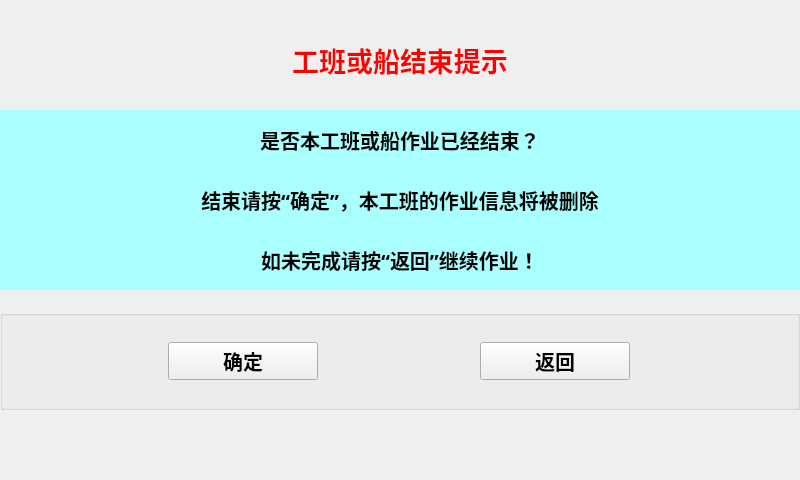
<?xml version="1.0" encoding="UTF-8"?>
<ui version="4.0">
 <class>CompleteWork</class>
 <widget class="QWidget" name="CompleteWork">
  <property name="geometry">
   <rect>
    <x>0</x>
    <y>0</y>
    <width>800</width>
    <height>480</height>
   </rect>
  </property>
  <property name="windowTitle">
   <string>Form</string>
  </property>
  <widget class="QLabel" name="label">
   <property name="geometry">
    <rect>
     <x>0</x>
     <y>0</y>
     <width>800</width>
     <height>120</height>
    </rect>
   </property>
   <property name="palette">
    <palette>
     <active>
      <colorrole role="WindowText">
       <brush brushstyle="SolidPattern">
        <color alpha="255">
         <red>255</red>
         <green>0</green>
         <blue>0</blue>
        </color>
       </brush>
      </colorrole>
      <colorrole role="Text">
       <brush brushstyle="SolidPattern">
        <color alpha="255">
         <red>255</red>
         <green>0</green>
         <blue>0</blue>
        </color>
       </brush>
      </colorrole>
     </active>
     <inactive>
      <colorrole role="WindowText">
       <brush brushstyle="SolidPattern">
        <color alpha="255">
         <red>255</red>
         <green>0</green>
         <blue>0</blue>
        </color>
       </brush>
      </colorrole>
      <colorrole role="Text">
       <brush brushstyle="SolidPattern">
        <color alpha="255">
         <red>255</red>
         <green>0</green>
         <blue>0</blue>
        </color>
       </brush>
      </colorrole>
     </inactive>
     <disabled>
      <colorrole role="WindowText">
       <brush brushstyle="SolidPattern">
        <color alpha="255">
         <red>120</red>
         <green>120</green>
         <blue>120</blue>
        </color>
       </brush>
      </colorrole>
      <colorrole role="Text">
       <brush brushstyle="SolidPattern">
        <color alpha="255">
         <red>120</red>
         <green>120</green>
         <blue>120</blue>
        </color>
       </brush>
      </colorrole>
     </disabled>
    </palette>
   </property>
   <property name="font">
    <font>
     <pointsize>20</pointsize>
     <weight>75</weight>
     <italic>false</italic>
     <bold>true</bold>
     <underline>false</underline>
     <strikeout>false</strikeout>
     <kerning>true</kerning>
    </font>
   </property>
   <property name="autoFillBackground">
    <bool>true</bool>
   </property>
   <property name="text">
    <string>工班或船结束提示</string>
   </property>
   <property name="textFormat">
    <enum>Qt::AutoText</enum>
   </property>
   <property name="scaledContents">
    <bool>false</bool>
   </property>
   <property name="alignment">
    <set>Qt::AlignCenter</set>
   </property>
   <property name="wordWrap">
    <bool>false</bool>
   </property>
  </widget>
  <widget class="QLabel" name="label_2">
   <property name="geometry">
    <rect>
     <x>0</x>
     <y>110</y>
     <width>800</width>
     <height>60</height>
    </rect>
   </property>
   <property name="palette">
    <palette>
     <active>
      <colorrole role="WindowText">
       <brush brushstyle="SolidPattern">
        <color alpha="255">
         <red>0</red>
         <green>0</green>
         <blue>0</blue>
        </color>
       </brush>
      </colorrole>
      <colorrole role="Button">
       <brush brushstyle="SolidPattern">
        <color alpha="255">
         <red>170</red>
         <green>255</green>
         <blue>255</blue>
        </color>
       </brush>
      </colorrole>
      <colorrole role="Light">
       <brush brushstyle="SolidPattern">
        <color alpha="255">
         <red>255</red>
         <green>255</green>
         <blue>255</blue>
        </color>
       </brush>
      </colorrole>
      <colorrole role="Midlight">
       <brush brushstyle="SolidPattern">
        <color alpha="255">
         <red>212</red>
         <green>255</green>
         <blue>255</blue>
        </color>
       </brush>
      </colorrole>
      <colorrole role="Dark">
       <brush brushstyle="SolidPattern">
        <color alpha="255">
         <red>85</red>
         <green>127</green>
         <blue>127</blue>
        </color>
       </brush>
      </colorrole>
      <colorrole role="Mid">
       <brush brushstyle="SolidPattern">
        <color alpha="255">
         <red>113</red>
         <green>170</green>
         <blue>170</blue>
        </color>
       </brush>
      </colorrole>
      <colorrole role="Text">
       <brush brushstyle="SolidPattern">
        <color alpha="255">
         <red>0</red>
         <green>0</green>
         <blue>0</blue>
        </color>
       </brush>
      </colorrole>
      <colorrole role="BrightText">
       <brush brushstyle="SolidPattern">
        <color alpha="255">
         <red>255</red>
         <green>255</green>
         <blue>255</blue>
        </color>
       </brush>
      </colorrole>
      <colorrole role="ButtonText">
       <brush brushstyle="SolidPattern">
        <color alpha="255">
         <red>0</red>
         <green>0</green>
         <blue>0</blue>
        </color>
       </brush>
      </colorrole>
      <colorrole role="Base">
       <brush brushstyle="SolidPattern">
        <color alpha="255">
         <red>255</red>
         <green>255</green>
         <blue>255</blue>
        </color>
       </brush>
      </colorrole>
      <colorrole role="Window">
       <brush brushstyle="SolidPattern">
        <color alpha="255">
         <red>170</red>
         <green>255</green>
         <blue>255</blue>
        </color>
       </brush>
      </colorrole>
      <colorrole role="Shadow">
       <brush brushstyle="SolidPattern">
        <color alpha="255">
         <red>0</red>
         <green>0</green>
         <blue>0</blue>
        </color>
       </brush>
      </colorrole>
      <colorrole role="AlternateBase">
       <brush brushstyle="SolidPattern">
        <color alpha="255">
         <red>212</red>
         <green>255</green>
         <blue>255</blue>
        </color>
       </brush>
      </colorrole>
      <colorrole role="ToolTipBase">
       <brush brushstyle="SolidPattern">
        <color alpha="255">
         <red>255</red>
         <green>255</green>
         <blue>220</blue>
        </color>
       </brush>
      </colorrole>
      <colorrole role="ToolTipText">
       <brush brushstyle="SolidPattern">
        <color alpha="255">
         <red>0</red>
         <green>0</green>
         <blue>0</blue>
        </color>
       </brush>
      </colorrole>
     </active>
     <inactive>
      <colorrole role="WindowText">
       <brush brushstyle="SolidPattern">
        <color alpha="255">
         <red>0</red>
         <green>0</green>
         <blue>0</blue>
        </color>
       </brush>
      </colorrole>
      <colorrole role="Button">
       <brush brushstyle="SolidPattern">
        <color alpha="255">
         <red>170</red>
         <green>255</green>
         <blue>255</blue>
        </color>
       </brush>
      </colorrole>
      <colorrole role="Light">
       <brush brushstyle="SolidPattern">
        <color alpha="255">
         <red>255</red>
         <green>255</green>
         <blue>255</blue>
        </color>
       </brush>
      </colorrole>
      <colorrole role="Midlight">
       <brush brushstyle="SolidPattern">
        <color alpha="255">
         <red>212</red>
         <green>255</green>
         <blue>255</blue>
        </color>
       </brush>
      </colorrole>
      <colorrole role="Dark">
       <brush brushstyle="SolidPattern">
        <color alpha="255">
         <red>85</red>
         <green>127</green>
         <blue>127</blue>
        </color>
       </brush>
      </colorrole>
      <colorrole role="Mid">
       <brush brushstyle="SolidPattern">
        <color alpha="255">
         <red>113</red>
         <green>170</green>
         <blue>170</blue>
        </color>
       </brush>
      </colorrole>
      <colorrole role="Text">
       <brush brushstyle="SolidPattern">
        <color alpha="255">
         <red>0</red>
         <green>0</green>
         <blue>0</blue>
        </color>
       </brush>
      </colorrole>
      <colorrole role="BrightText">
       <brush brushstyle="SolidPattern">
        <color alpha="255">
         <red>255</red>
         <green>255</green>
         <blue>255</blue>
        </color>
       </brush>
      </colorrole>
      <colorrole role="ButtonText">
       <brush brushstyle="SolidPattern">
        <color alpha="255">
         <red>0</red>
         <green>0</green>
         <blue>0</blue>
        </color>
       </brush>
      </colorrole>
      <colorrole role="Base">
       <brush brushstyle="SolidPattern">
        <color alpha="255">
         <red>255</red>
         <green>255</green>
         <blue>255</blue>
        </color>
       </brush>
      </colorrole>
      <colorrole role="Window">
       <brush brushstyle="SolidPattern">
        <color alpha="255">
         <red>170</red>
         <green>255</green>
         <blue>255</blue>
        </color>
       </brush>
      </colorrole>
      <colorrole role="Shadow">
       <brush brushstyle="SolidPattern">
        <color alpha="255">
         <red>0</red>
         <green>0</green>
         <blue>0</blue>
        </color>
       </brush>
      </colorrole>
      <colorrole role="AlternateBase">
       <brush brushstyle="SolidPattern">
        <color alpha="255">
         <red>212</red>
         <green>255</green>
         <blue>255</blue>
        </color>
       </brush>
      </colorrole>
      <colorrole role="ToolTipBase">
       <brush brushstyle="SolidPattern">
        <color alpha="255">
         <red>255</red>
         <green>255</green>
         <blue>220</blue>
        </color>
       </brush>
      </colorrole>
      <colorrole role="ToolTipText">
       <brush brushstyle="SolidPattern">
        <color alpha="255">
         <red>0</red>
         <green>0</green>
         <blue>0</blue>
        </color>
       </brush>
      </colorrole>
     </inactive>
     <disabled>
      <colorrole role="WindowText">
       <brush brushstyle="SolidPattern">
        <color alpha="255">
         <red>85</red>
         <green>127</green>
         <blue>127</blue>
        </color>
       </brush>
      </colorrole>
      <colorrole role="Button">
       <brush brushstyle="SolidPattern">
        <color alpha="255">
         <red>170</red>
         <green>255</green>
         <blue>255</blue>
        </color>
       </brush>
      </colorrole>
      <colorrole role="Light">
       <brush brushstyle="SolidPattern">
        <color alpha="255">
         <red>255</red>
         <green>255</green>
         <blue>255</blue>
        </color>
       </brush>
      </colorrole>
      <colorrole role="Midlight">
       <brush brushstyle="SolidPattern">
        <color alpha="255">
         <red>212</red>
         <green>255</green>
         <blue>255</blue>
        </color>
       </brush>
      </colorrole>
      <colorrole role="Dark">
       <brush brushstyle="SolidPattern">
        <color alpha="255">
         <red>85</red>
         <green>127</green>
         <blue>127</blue>
        </color>
       </brush>
      </colorrole>
      <colorrole role="Mid">
       <brush brushstyle="SolidPattern">
        <color alpha="255">
         <red>113</red>
         <green>170</green>
         <blue>170</blue>
        </color>
       </brush>
      </colorrole>
      <colorrole role="Text">
       <brush brushstyle="SolidPattern">
        <color alpha="255">
         <red>85</red>
         <green>127</green>
         <blue>127</blue>
        </color>
       </brush>
      </colorrole>
      <colorrole role="BrightText">
       <brush brushstyle="SolidPattern">
        <color alpha="255">
         <red>255</red>
         <green>255</green>
         <blue>255</blue>
        </color>
       </brush>
      </colorrole>
      <colorrole role="ButtonText">
       <brush brushstyle="SolidPattern">
        <color alpha="255">
         <red>85</red>
         <green>127</green>
         <blue>127</blue>
        </color>
       </brush>
      </colorrole>
      <colorrole role="Base">
       <brush brushstyle="SolidPattern">
        <color alpha="255">
         <red>170</red>
         <green>255</green>
         <blue>255</blue>
        </color>
       </brush>
      </colorrole>
      <colorrole role="Window">
       <brush brushstyle="SolidPattern">
        <color alpha="255">
         <red>170</red>
         <green>255</green>
         <blue>255</blue>
        </color>
       </brush>
      </colorrole>
      <colorrole role="Shadow">
       <brush brushstyle="SolidPattern">
        <color alpha="255">
         <red>0</red>
         <green>0</green>
         <blue>0</blue>
        </color>
       </brush>
      </colorrole>
      <colorrole role="AlternateBase">
       <brush brushstyle="SolidPattern">
        <color alpha="255">
         <red>170</red>
         <green>255</green>
         <blue>255</blue>
        </color>
       </brush>
      </colorrole>
      <colorrole role="ToolTipBase">
       <brush brushstyle="SolidPattern">
        <color alpha="255">
         <red>255</red>
         <green>255</green>
         <blue>220</blue>
        </color>
       </brush>
      </colorrole>
      <colorrole role="ToolTipText">
       <brush brushstyle="SolidPattern">
        <color alpha="255">
         <red>0</red>
         <green>0</green>
         <blue>0</blue>
        </color>
       </brush>
      </colorrole>
     </disabled>
    </palette>
   </property>
   <property name="font">
    <font>
     <family>Adobe 宋体 Std L</family>
     <pointsize>15</pointsize>
     <weight>75</weight>
     <bold>true</bold>
    </font>
   </property>
   <property name="autoFillBackground">
    <bool>true</bool>
   </property>
   <property name="text">
    <string>是否本工班或船作业已经结束？</string>
   </property>
   <property name="alignment">
    <set>Qt::AlignCenter</set>
   </property>
  </widget>
  <widget class="QLabel" name="label_3">
   <property name="geometry">
    <rect>
     <x>0</x>
     <y>170</y>
     <width>800</width>
     <height>60</height>
    </rect>
   </property>
   <property name="palette">
    <palette>
     <active>
      <colorrole role="WindowText">
       <brush brushstyle="SolidPattern">
        <color alpha="255">
         <red>0</red>
         <green>0</green>
         <blue>0</blue>
        </color>
       </brush>
      </colorrole>
      <colorrole role="Button">
       <brush brushstyle="SolidPattern">
        <color alpha="255">
         <red>170</red>
         <green>255</green>
         <blue>255</blue>
        </color>
       </brush>
      </colorrole>
      <colorrole role="Light">
       <brush brushstyle="SolidPattern">
        <color alpha="255">
         <red>255</red>
         <green>255</green>
         <blue>255</blue>
        </color>
       </brush>
      </colorrole>
      <colorrole role="Midlight">
       <brush brushstyle="SolidPattern">
        <color alpha="255">
         <red>212</red>
         <green>255</green>
         <blue>255</blue>
        </color>
       </brush>
      </colorrole>
      <colorrole role="Dark">
       <brush brushstyle="SolidPattern">
        <color alpha="255">
         <red>85</red>
         <green>127</green>
         <blue>127</blue>
        </color>
       </brush>
      </colorrole>
      <colorrole role="Mid">
       <brush brushstyle="SolidPattern">
        <color alpha="255">
         <red>113</red>
         <green>170</green>
         <blue>170</blue>
        </color>
       </brush>
      </colorrole>
      <colorrole role="Text">
       <brush brushstyle="SolidPattern">
        <color alpha="255">
         <red>0</red>
         <green>0</green>
         <blue>0</blue>
        </color>
       </brush>
      </colorrole>
      <colorrole role="BrightText">
       <brush brushstyle="SolidPattern">
        <color alpha="255">
         <red>255</red>
         <green>255</green>
         <blue>255</blue>
        </color>
       </brush>
      </colorrole>
      <colorrole role="ButtonText">
       <brush brushstyle="SolidPattern">
        <color alpha="255">
         <red>0</red>
         <green>0</green>
         <blue>0</blue>
        </color>
       </brush>
      </colorrole>
      <colorrole role="Base">
       <brush brushstyle="SolidPattern">
        <color alpha="255">
         <red>255</red>
         <green>255</green>
         <blue>255</blue>
        </color>
       </brush>
      </colorrole>
      <colorrole role="Window">
       <brush brushstyle="SolidPattern">
        <color alpha="255">
         <red>170</red>
         <green>255</green>
         <blue>255</blue>
        </color>
       </brush>
      </colorrole>
      <colorrole role="Shadow">
       <brush brushstyle="SolidPattern">
        <color alpha="255">
         <red>0</red>
         <green>0</green>
         <blue>0</blue>
        </color>
       </brush>
      </colorrole>
      <colorrole role="AlternateBase">
       <brush brushstyle="SolidPattern">
        <color alpha="255">
         <red>212</red>
         <green>255</green>
         <blue>255</blue>
        </color>
       </brush>
      </colorrole>
      <colorrole role="ToolTipBase">
       <brush brushstyle="SolidPattern">
        <color alpha="255">
         <red>255</red>
         <green>255</green>
         <blue>220</blue>
        </color>
       </brush>
      </colorrole>
      <colorrole role="ToolTipText">
       <brush brushstyle="SolidPattern">
        <color alpha="255">
         <red>0</red>
         <green>0</green>
         <blue>0</blue>
        </color>
       </brush>
      </colorrole>
     </active>
     <inactive>
      <colorrole role="WindowText">
       <brush brushstyle="SolidPattern">
        <color alpha="255">
         <red>0</red>
         <green>0</green>
         <blue>0</blue>
        </color>
       </brush>
      </colorrole>
      <colorrole role="Button">
       <brush brushstyle="SolidPattern">
        <color alpha="255">
         <red>170</red>
         <green>255</green>
         <blue>255</blue>
        </color>
       </brush>
      </colorrole>
      <colorrole role="Light">
       <brush brushstyle="SolidPattern">
        <color alpha="255">
         <red>255</red>
         <green>255</green>
         <blue>255</blue>
        </color>
       </brush>
      </colorrole>
      <colorrole role="Midlight">
       <brush brushstyle="SolidPattern">
        <color alpha="255">
         <red>212</red>
         <green>255</green>
         <blue>255</blue>
        </color>
       </brush>
      </colorrole>
      <colorrole role="Dark">
       <brush brushstyle="SolidPattern">
        <color alpha="255">
         <red>85</red>
         <green>127</green>
         <blue>127</blue>
        </color>
       </brush>
      </colorrole>
      <colorrole role="Mid">
       <brush brushstyle="SolidPattern">
        <color alpha="255">
         <red>113</red>
         <green>170</green>
         <blue>170</blue>
        </color>
       </brush>
      </colorrole>
      <colorrole role="Text">
       <brush brushstyle="SolidPattern">
        <color alpha="255">
         <red>0</red>
         <green>0</green>
         <blue>0</blue>
        </color>
       </brush>
      </colorrole>
      <colorrole role="BrightText">
       <brush brushstyle="SolidPattern">
        <color alpha="255">
         <red>255</red>
         <green>255</green>
         <blue>255</blue>
        </color>
       </brush>
      </colorrole>
      <colorrole role="ButtonText">
       <brush brushstyle="SolidPattern">
        <color alpha="255">
         <red>0</red>
         <green>0</green>
         <blue>0</blue>
        </color>
       </brush>
      </colorrole>
      <colorrole role="Base">
       <brush brushstyle="SolidPattern">
        <color alpha="255">
         <red>255</red>
         <green>255</green>
         <blue>255</blue>
        </color>
       </brush>
      </colorrole>
      <colorrole role="Window">
       <brush brushstyle="SolidPattern">
        <color alpha="255">
         <red>170</red>
         <green>255</green>
         <blue>255</blue>
        </color>
       </brush>
      </colorrole>
      <colorrole role="Shadow">
       <brush brushstyle="SolidPattern">
        <color alpha="255">
         <red>0</red>
         <green>0</green>
         <blue>0</blue>
        </color>
       </brush>
      </colorrole>
      <colorrole role="AlternateBase">
       <brush brushstyle="SolidPattern">
        <color alpha="255">
         <red>212</red>
         <green>255</green>
         <blue>255</blue>
        </color>
       </brush>
      </colorrole>
      <colorrole role="ToolTipBase">
       <brush brushstyle="SolidPattern">
        <color alpha="255">
         <red>255</red>
         <green>255</green>
         <blue>220</blue>
        </color>
       </brush>
      </colorrole>
      <colorrole role="ToolTipText">
       <brush brushstyle="SolidPattern">
        <color alpha="255">
         <red>0</red>
         <green>0</green>
         <blue>0</blue>
        </color>
       </brush>
      </colorrole>
     </inactive>
     <disabled>
      <colorrole role="WindowText">
       <brush brushstyle="SolidPattern">
        <color alpha="255">
         <red>85</red>
         <green>127</green>
         <blue>127</blue>
        </color>
       </brush>
      </colorrole>
      <colorrole role="Button">
       <brush brushstyle="SolidPattern">
        <color alpha="255">
         <red>170</red>
         <green>255</green>
         <blue>255</blue>
        </color>
       </brush>
      </colorrole>
      <colorrole role="Light">
       <brush brushstyle="SolidPattern">
        <color alpha="255">
         <red>255</red>
         <green>255</green>
         <blue>255</blue>
        </color>
       </brush>
      </colorrole>
      <colorrole role="Midlight">
       <brush brushstyle="SolidPattern">
        <color alpha="255">
         <red>212</red>
         <green>255</green>
         <blue>255</blue>
        </color>
       </brush>
      </colorrole>
      <colorrole role="Dark">
       <brush brushstyle="SolidPattern">
        <color alpha="255">
         <red>85</red>
         <green>127</green>
         <blue>127</blue>
        </color>
       </brush>
      </colorrole>
      <colorrole role="Mid">
       <brush brushstyle="SolidPattern">
        <color alpha="255">
         <red>113</red>
         <green>170</green>
         <blue>170</blue>
        </color>
       </brush>
      </colorrole>
      <colorrole role="Text">
       <brush brushstyle="SolidPattern">
        <color alpha="255">
         <red>85</red>
         <green>127</green>
         <blue>127</blue>
        </color>
       </brush>
      </colorrole>
      <colorrole role="BrightText">
       <brush brushstyle="SolidPattern">
        <color alpha="255">
         <red>255</red>
         <green>255</green>
         <blue>255</blue>
        </color>
       </brush>
      </colorrole>
      <colorrole role="ButtonText">
       <brush brushstyle="SolidPattern">
        <color alpha="255">
         <red>85</red>
         <green>127</green>
         <blue>127</blue>
        </color>
       </brush>
      </colorrole>
      <colorrole role="Base">
       <brush brushstyle="SolidPattern">
        <color alpha="255">
         <red>170</red>
         <green>255</green>
         <blue>255</blue>
        </color>
       </brush>
      </colorrole>
      <colorrole role="Window">
       <brush brushstyle="SolidPattern">
        <color alpha="255">
         <red>170</red>
         <green>255</green>
         <blue>255</blue>
        </color>
       </brush>
      </colorrole>
      <colorrole role="Shadow">
       <brush brushstyle="SolidPattern">
        <color alpha="255">
         <red>0</red>
         <green>0</green>
         <blue>0</blue>
        </color>
       </brush>
      </colorrole>
      <colorrole role="AlternateBase">
       <brush brushstyle="SolidPattern">
        <color alpha="255">
         <red>170</red>
         <green>255</green>
         <blue>255</blue>
        </color>
       </brush>
      </colorrole>
      <colorrole role="ToolTipBase">
       <brush brushstyle="SolidPattern">
        <color alpha="255">
         <red>255</red>
         <green>255</green>
         <blue>220</blue>
        </color>
       </brush>
      </colorrole>
      <colorrole role="ToolTipText">
       <brush brushstyle="SolidPattern">
        <color alpha="255">
         <red>0</red>
         <green>0</green>
         <blue>0</blue>
        </color>
       </brush>
      </colorrole>
     </disabled>
    </palette>
   </property>
   <property name="font">
    <font>
     <family>Adobe 宋体 Std L</family>
     <pointsize>15</pointsize>
     <weight>75</weight>
     <bold>true</bold>
    </font>
   </property>
   <property name="autoFillBackground">
    <bool>true</bool>
   </property>
   <property name="text">
    <string>结束请按“确定”，本工班的作业信息将被删除</string>
   </property>
   <property name="alignment">
    <set>Qt::AlignCenter</set>
   </property>
  </widget>
  <widget class="QLabel" name="label_4">
   <property name="geometry">
    <rect>
     <x>0</x>
     <y>230</y>
     <width>800</width>
     <height>60</height>
    </rect>
   </property>
   <property name="palette">
    <palette>
     <active>
      <colorrole role="WindowText">
       <brush brushstyle="SolidPattern">
        <color alpha="255">
         <red>0</red>
         <green>0</green>
         <blue>0</blue>
        </color>
       </brush>
      </colorrole>
      <colorrole role="Button">
       <brush brushstyle="SolidPattern">
        <color alpha="255">
         <red>170</red>
         <green>255</green>
         <blue>255</blue>
        </color>
       </brush>
      </colorrole>
      <colorrole role="Light">
       <brush brushstyle="SolidPattern">
        <color alpha="255">
         <red>255</red>
         <green>255</green>
         <blue>255</blue>
        </color>
       </brush>
      </colorrole>
      <colorrole role="Midlight">
       <brush brushstyle="SolidPattern">
        <color alpha="255">
         <red>212</red>
         <green>255</green>
         <blue>255</blue>
        </color>
       </brush>
      </colorrole>
      <colorrole role="Dark">
       <brush brushstyle="SolidPattern">
        <color alpha="255">
         <red>85</red>
         <green>127</green>
         <blue>127</blue>
        </color>
       </brush>
      </colorrole>
      <colorrole role="Mid">
       <brush brushstyle="SolidPattern">
        <color alpha="255">
         <red>113</red>
         <green>170</green>
         <blue>170</blue>
        </color>
       </brush>
      </colorrole>
      <colorrole role="Text">
       <brush brushstyle="SolidPattern">
        <color alpha="255">
         <red>0</red>
         <green>0</green>
         <blue>0</blue>
        </color>
       </brush>
      </colorrole>
      <colorrole role="BrightText">
       <brush brushstyle="SolidPattern">
        <color alpha="255">
         <red>255</red>
         <green>255</green>
         <blue>255</blue>
        </color>
       </brush>
      </colorrole>
      <colorrole role="ButtonText">
       <brush brushstyle="SolidPattern">
        <color alpha="255">
         <red>0</red>
         <green>0</green>
         <blue>0</blue>
        </color>
       </brush>
      </colorrole>
      <colorrole role="Base">
       <brush brushstyle="SolidPattern">
        <color alpha="255">
         <red>255</red>
         <green>255</green>
         <blue>255</blue>
        </color>
       </brush>
      </colorrole>
      <colorrole role="Window">
       <brush brushstyle="SolidPattern">
        <color alpha="255">
         <red>170</red>
         <green>255</green>
         <blue>255</blue>
        </color>
       </brush>
      </colorrole>
      <colorrole role="Shadow">
       <brush brushstyle="SolidPattern">
        <color alpha="255">
         <red>0</red>
         <green>0</green>
         <blue>0</blue>
        </color>
       </brush>
      </colorrole>
      <colorrole role="AlternateBase">
       <brush brushstyle="SolidPattern">
        <color alpha="255">
         <red>212</red>
         <green>255</green>
         <blue>255</blue>
        </color>
       </brush>
      </colorrole>
      <colorrole role="ToolTipBase">
       <brush brushstyle="SolidPattern">
        <color alpha="255">
         <red>255</red>
         <green>255</green>
         <blue>220</blue>
        </color>
       </brush>
      </colorrole>
      <colorrole role="ToolTipText">
       <brush brushstyle="SolidPattern">
        <color alpha="255">
         <red>0</red>
         <green>0</green>
         <blue>0</blue>
        </color>
       </brush>
      </colorrole>
     </active>
     <inactive>
      <colorrole role="WindowText">
       <brush brushstyle="SolidPattern">
        <color alpha="255">
         <red>0</red>
         <green>0</green>
         <blue>0</blue>
        </color>
       </brush>
      </colorrole>
      <colorrole role="Button">
       <brush brushstyle="SolidPattern">
        <color alpha="255">
         <red>170</red>
         <green>255</green>
         <blue>255</blue>
        </color>
       </brush>
      </colorrole>
      <colorrole role="Light">
       <brush brushstyle="SolidPattern">
        <color alpha="255">
         <red>255</red>
         <green>255</green>
         <blue>255</blue>
        </color>
       </brush>
      </colorrole>
      <colorrole role="Midlight">
       <brush brushstyle="SolidPattern">
        <color alpha="255">
         <red>212</red>
         <green>255</green>
         <blue>255</blue>
        </color>
       </brush>
      </colorrole>
      <colorrole role="Dark">
       <brush brushstyle="SolidPattern">
        <color alpha="255">
         <red>85</red>
         <green>127</green>
         <blue>127</blue>
        </color>
       </brush>
      </colorrole>
      <colorrole role="Mid">
       <brush brushstyle="SolidPattern">
        <color alpha="255">
         <red>113</red>
         <green>170</green>
         <blue>170</blue>
        </color>
       </brush>
      </colorrole>
      <colorrole role="Text">
       <brush brushstyle="SolidPattern">
        <color alpha="255">
         <red>0</red>
         <green>0</green>
         <blue>0</blue>
        </color>
       </brush>
      </colorrole>
      <colorrole role="BrightText">
       <brush brushstyle="SolidPattern">
        <color alpha="255">
         <red>255</red>
         <green>255</green>
         <blue>255</blue>
        </color>
       </brush>
      </colorrole>
      <colorrole role="ButtonText">
       <brush brushstyle="SolidPattern">
        <color alpha="255">
         <red>0</red>
         <green>0</green>
         <blue>0</blue>
        </color>
       </brush>
      </colorrole>
      <colorrole role="Base">
       <brush brushstyle="SolidPattern">
        <color alpha="255">
         <red>255</red>
         <green>255</green>
         <blue>255</blue>
        </color>
       </brush>
      </colorrole>
      <colorrole role="Window">
       <brush brushstyle="SolidPattern">
        <color alpha="255">
         <red>170</red>
         <green>255</green>
         <blue>255</blue>
        </color>
       </brush>
      </colorrole>
      <colorrole role="Shadow">
       <brush brushstyle="SolidPattern">
        <color alpha="255">
         <red>0</red>
         <green>0</green>
         <blue>0</blue>
        </color>
       </brush>
      </colorrole>
      <colorrole role="AlternateBase">
       <brush brushstyle="SolidPattern">
        <color alpha="255">
         <red>212</red>
         <green>255</green>
         <blue>255</blue>
        </color>
       </brush>
      </colorrole>
      <colorrole role="ToolTipBase">
       <brush brushstyle="SolidPattern">
        <color alpha="255">
         <red>255</red>
         <green>255</green>
         <blue>220</blue>
        </color>
       </brush>
      </colorrole>
      <colorrole role="ToolTipText">
       <brush brushstyle="SolidPattern">
        <color alpha="255">
         <red>0</red>
         <green>0</green>
         <blue>0</blue>
        </color>
       </brush>
      </colorrole>
     </inactive>
     <disabled>
      <colorrole role="WindowText">
       <brush brushstyle="SolidPattern">
        <color alpha="255">
         <red>85</red>
         <green>127</green>
         <blue>127</blue>
        </color>
       </brush>
      </colorrole>
      <colorrole role="Button">
       <brush brushstyle="SolidPattern">
        <color alpha="255">
         <red>170</red>
         <green>255</green>
         <blue>255</blue>
        </color>
       </brush>
      </colorrole>
      <colorrole role="Light">
       <brush brushstyle="SolidPattern">
        <color alpha="255">
         <red>255</red>
         <green>255</green>
         <blue>255</blue>
        </color>
       </brush>
      </colorrole>
      <colorrole role="Midlight">
       <brush brushstyle="SolidPattern">
        <color alpha="255">
         <red>212</red>
         <green>255</green>
         <blue>255</blue>
        </color>
       </brush>
      </colorrole>
      <colorrole role="Dark">
       <brush brushstyle="SolidPattern">
        <color alpha="255">
         <red>85</red>
         <green>127</green>
         <blue>127</blue>
        </color>
       </brush>
      </colorrole>
      <colorrole role="Mid">
       <brush brushstyle="SolidPattern">
        <color alpha="255">
         <red>113</red>
         <green>170</green>
         <blue>170</blue>
        </color>
       </brush>
      </colorrole>
      <colorrole role="Text">
       <brush brushstyle="SolidPattern">
        <color alpha="255">
         <red>85</red>
         <green>127</green>
         <blue>127</blue>
        </color>
       </brush>
      </colorrole>
      <colorrole role="BrightText">
       <brush brushstyle="SolidPattern">
        <color alpha="255">
         <red>255</red>
         <green>255</green>
         <blue>255</blue>
        </color>
       </brush>
      </colorrole>
      <colorrole role="ButtonText">
       <brush brushstyle="SolidPattern">
        <color alpha="255">
         <red>85</red>
         <green>127</green>
         <blue>127</blue>
        </color>
       </brush>
      </colorrole>
      <colorrole role="Base">
       <brush brushstyle="SolidPattern">
        <color alpha="255">
         <red>170</red>
         <green>255</green>
         <blue>255</blue>
        </color>
       </brush>
      </colorrole>
      <colorrole role="Window">
       <brush brushstyle="SolidPattern">
        <color alpha="255">
         <red>170</red>
         <green>255</green>
         <blue>255</blue>
        </color>
       </brush>
      </colorrole>
      <colorrole role="Shadow">
       <brush brushstyle="SolidPattern">
        <color alpha="255">
         <red>0</red>
         <green>0</green>
         <blue>0</blue>
        </color>
       </brush>
      </colorrole>
      <colorrole role="AlternateBase">
       <brush brushstyle="SolidPattern">
        <color alpha="255">
         <red>170</red>
         <green>255</green>
         <blue>255</blue>
        </color>
       </brush>
      </colorrole>
      <colorrole role="ToolTipBase">
       <brush brushstyle="SolidPattern">
        <color alpha="255">
         <red>255</red>
         <green>255</green>
         <blue>220</blue>
        </color>
       </brush>
      </colorrole>
      <colorrole role="ToolTipText">
       <brush brushstyle="SolidPattern">
        <color alpha="255">
         <red>0</red>
         <green>0</green>
         <blue>0</blue>
        </color>
       </brush>
      </colorrole>
     </disabled>
    </palette>
   </property>
   <property name="font">
    <font>
     <family>Adobe 宋体 Std L</family>
     <pointsize>15</pointsize>
     <weight>75</weight>
     <bold>true</bold>
    </font>
   </property>
   <property name="autoFillBackground">
    <bool>true</bool>
   </property>
   <property name="text">
    <string>如未完成请按“返回”继续作业！</string>
   </property>
   <property name="alignment">
    <set>Qt::AlignCenter</set>
   </property>
  </widget>
  <widget class="QGroupBox" name="groupBox">
   <property name="geometry">
    <rect>
     <x>0</x>
     <y>310</y>
     <width>800</width>
     <height>100</height>
    </rect>
   </property>
   <property name="title">
    <string/>
   </property>
   <layout class="QHBoxLayout" name="horizontalLayout">
    <item>
     <widget class="QPushButton" name="pushButton">
      <property name="maximumSize">
       <size>
        <width>150</width>
        <height>16777215</height>
       </size>
      </property>
      <property name="font">
       <font>
        <pointsize>15</pointsize>
        <weight>75</weight>
        <bold>true</bold>
       </font>
      </property>
      <property name="text">
       <string>确定</string>
      </property>
     </widget>
    </item>
    <item>
     <widget class="QPushButton" name="pushButton_2">
      <property name="maximumSize">
       <size>
        <width>150</width>
        <height>16777215</height>
       </size>
      </property>
      <property name="font">
       <font>
        <pointsize>15</pointsize>
        <weight>75</weight>
        <bold>true</bold>
       </font>
      </property>
      <property name="text">
       <string>返回</string>
      </property>
     </widget>
    </item>
   </layout>
  </widget>
 </widget>
 <resources/>
 <connections/>
</ui>
